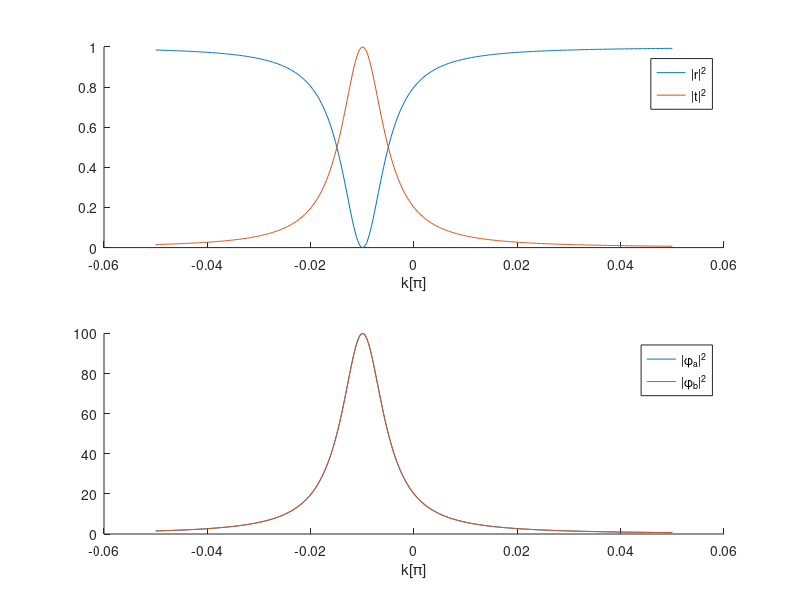

MATLAB code to generate this figure:
%%%% Transport amplitude %%%
clearvars;
close all;

n_k = 400;  % step of wave vector

%%% Hopping
V = 10;  % hopping lead
gamma = 0.25;    % hopping lead and conductor
delta = 0.1;    % hopping diammer
E_a = 0.;     % on site of phi_a
E_b = 0.;     % on site of phi_b

%%% Magnetic field
psi = 0.0;    % Effective phase
gamma = gamma*exp(1i*psi);

%%% Wave vector space
E_list = linspace(-0.5,0.5,n_k);

res_vec = zeros(4,n_k);
for i =1:n_k
%     k = k_list(i);
    E = E_list(i);
    a = -E/V + 1i*sqrt(1-E^2/V^2);
    ad = -E/V - 1i*sqrt(1-E^2/V^2);
    
    vec = [V/2; 0; conj(gamma)*ad; gamma*ad];
    
    transport_matrix = [[-V/2,0,-gamma,-conj(gamma)];...
                        [0,-V/2,-conj(gamma),-gamma];...
                        [-conj(gamma)*a,-gamma*a,E_a+(V/2)*(a+ad),-delta];...
                        [-gamma*a,-conj(gamma)*a,-delta,E_b+(V/2)*(a+ad)]];
    
    
    res_vec(:,i)=transport_matrix\vec;
end

fig1 = figure();
subplot(2,1,1)
hold on
% plot(k_list/(pi),abs(res_vec(1,:)).^2./(abs(res_vec(1,:)).^2+abs(res_vec(2,:)).^2));
% plot(k_list/(pi),abs(res_vec(2,:)).^2./(abs(res_vec(1,:)).^2+abs(res_vec(2,:)).^2));
plot(E_list/V,abs(res_vec(1,:)).^2);
plot(E_list/V,abs(res_vec(2,:)).^2);
legend('|r|^2','|t|^2');
xlabel('k[\pi]')
hold off

subplot(2,1,2)
hold on
% plot(k_list/(pi),abs(res_vec(3,:)).^2./(abs(res_vec(3,:)).^2+abs(res_vec(4,:)).^2));
% plot(k_list/(pi),abs(res_vec(4,:)).^2./(abs(res_vec(3,:)).^2+abs(res_vec(4,:)).^2));
plot(E_list/(V),abs(res_vec(3,:)).^2);
plot(E_list/(V),abs(res_vec(4,:)).^2);
legend('|\phi_a|^2','|\phi_b|^2');
xlabel('k[\pi]')
hold off
